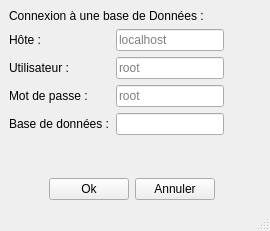
<?xml version="1.0" encoding="UTF-8"?>
<ui version="4.0">
 <class>ConnectionWindow</class>
 <widget class="QMainWindow" name="ConnectionWindow">
  <property name="geometry">
   <rect>
    <x>0</x>
    <y>0</y>
    <width>270</width>
    <height>231</height>
   </rect>
  </property>
  <property name="minimumSize">
   <size>
    <width>270</width>
    <height>225</height>
   </size>
  </property>
  <property name="maximumSize">
   <size>
    <width>270</width>
    <height>264</height>
   </size>
  </property>
  <property name="windowTitle">
   <string>Connexion</string>
  </property>
  <property name="windowIcon">
   <iconset resource="Images.qrc">
    <normaloff>:/Icônes/SQL.png</normaloff>:/Icônes/SQL.png</iconset>
  </property>
  <widget class="QWidget" name="centralwidget">
   <layout class="QGridLayout" name="gridLayout">
    <item row="0" column="0">
     <layout class="QFormLayout" name="formLayout">
      <item row="0" column="0">
       <widget class="QLabel" name="l_Title">
        <property name="maximumSize">
         <size>
          <width>16777215</width>
          <height>15</height>
         </size>
        </property>
        <property name="text">
         <string>Connexion à une base de Données :</string>
        </property>
       </widget>
      </item>
      <item row="1" column="0">
       <layout class="QVBoxLayout" name="verticalLayout_4">
        <item>
         <layout class="QHBoxLayout" name="horizontalLayout">
          <item>
           <layout class="QVBoxLayout" name="verticalLayout_3">
            <item>
             <widget class="QLabel" name="l_host">
              <property name="text">
               <string>Hôte :</string>
              </property>
             </widget>
            </item>
            <item>
             <widget class="QLabel" name="l_user">
              <property name="text">
               <string>Utilisateur :</string>
              </property>
             </widget>
            </item>
            <item>
             <widget class="QLabel" name="l_password">
              <property name="text">
               <string>Mot de passe :</string>
              </property>
             </widget>
            </item>
            <item>
             <widget class="QLabel" name="l_db">
              <property name="text">
               <string>Base de données :</string>
              </property>
             </widget>
            </item>
           </layout>
          </item>
          <item>
           <layout class="QVBoxLayout" name="verticalLayout_2">
            <item>
             <widget class="QLineEdit" name="le_Host">
              <property name="text">
               <string/>
              </property>
              <property name="placeholderText">
               <string>localhost</string>
              </property>
              <property name="clearButtonEnabled">
               <bool>false</bool>
              </property>
             </widget>
            </item>
            <item>
             <widget class="QLineEdit" name="le_User">
              <property name="text">
               <string/>
              </property>
              <property name="placeholderText">
               <string>root</string>
              </property>
             </widget>
            </item>
            <item>
             <widget class="QLineEdit" name="le_Password">
              <property name="echoMode">
               <enum>QLineEdit::Password</enum>
              </property>
              <property name="placeholderText">
               <string>root</string>
              </property>
             </widget>
            </item>
            <item>
             <widget class="QLineEdit" name="le_DB"/>
            </item>
           </layout>
          </item>
         </layout>
        </item>
       </layout>
      </item>
      <item row="3" column="0">
       <layout class="QHBoxLayout" name="horizontalLayout_2">
        <item>
         <spacer name="horizontalSpacer">
          <property name="orientation">
           <enum>Qt::Horizontal</enum>
          </property>
          <property name="sizeHint" stdset="0">
           <size>
            <width>40</width>
            <height>20</height>
           </size>
          </property>
         </spacer>
        </item>
        <item>
         <widget class="QPushButton" name="pb_Ok">
          <property name="text">
           <string>Ok</string>
          </property>
         </widget>
        </item>
        <item>
         <widget class="QPushButton" name="pb_Cancel">
          <property name="text">
           <string>Annuler</string>
          </property>
         </widget>
        </item>
       </layout>
      </item>
      <item row="2" column="0">
       <spacer name="verticalSpacer">
        <property name="orientation">
         <enum>Qt::Vertical</enum>
        </property>
        <property name="sizeHint" stdset="0">
         <size>
          <width>20</width>
          <height>40</height>
         </size>
        </property>
       </spacer>
      </item>
     </layout>
    </item>
   </layout>
  </widget>
  <widget class="QMenuBar" name="menubar">
   <property name="geometry">
    <rect>
     <x>0</x>
     <y>0</y>
     <width>270</width>
     <height>26</height>
    </rect>
   </property>
  </widget>
  <widget class="QStatusBar" name="statusbar"/>
 </widget>
 <resources>
  <include location="Images.qrc"/>
 </resources>
 <connections/>
</ui>
